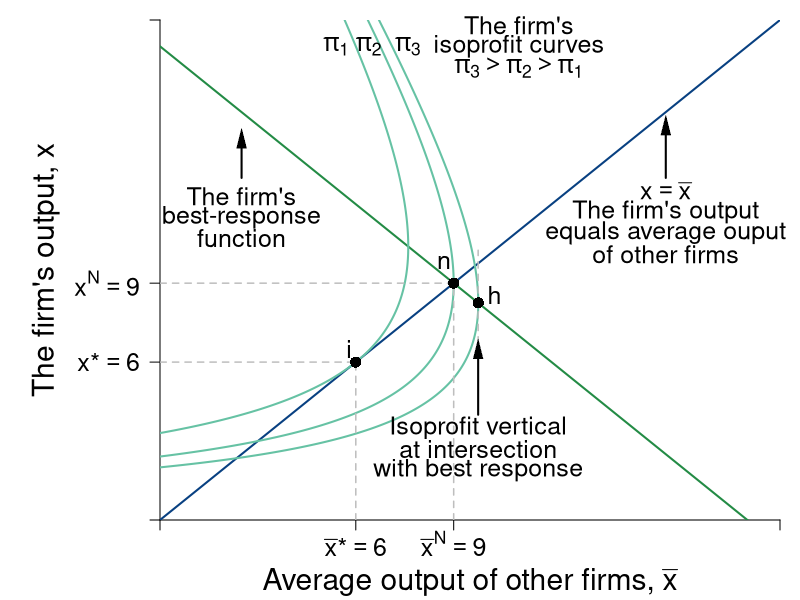

R code for this plot:
require(shape)
pdf(file = "competitionmarkets/competition_average_2.pdf", width = 9, height = 7)

#Set parameters for graphics
axislabelsize <- 1.8
labelsize <- 1.5
namesize <- 1.8
annotatesize <- 1.5
graphlinewidth <- 2
segmentlinewidth <- 1.5

COL <- c("#7fc97f", "#beaed4", "#fdc086", "#ffff99", "#386cb0", "#f0027f", "#bf5b17", "#666666")
COLA <- c("#99d8c9","#66c2a4","#41ae76", "#238b45", "#005824")
COLB <- c("#4eb3d3", "#2b8cbe", "#0868ac","#084081")

par(mar =  c(4, 8, 1, 1))

piA <- function(xbar, x, s = 0.5, pmax = 20, c1 = 2, n = 3) {
  (pmax - s*(n - 1)*xbar)*x - s*(x)^2 - c1*x
}

brfA <- function(xbar, s = 0.5, pmax = 20, c1 = 2, n = 3) {
  (pmax - c1)/(2*s) - ((n - 1)/(2))*xbar
}

Equal45 <- function(xbar, slope = 1){
  slope*xbar
}


xlims <- c(0, 19)
ylims <- c(0, 19)

npts <- 501 
x <- seq(xlims[1], xlims[2], length.out = npts)
y <- seq(ylims[1], ylims[2], length.out = npts) 
a <- c(34, 40.5, 54)
# a <- c(72, 81, 95)


plot(0, 0, xlim = xlims, ylim = ylims, type = "n",
     xlab = expression(paste("")),
     ylab = expression(paste("")), 
     xaxt = "n", 
     yaxt = "n", 
     cex.lab = axislabelsize, 
     bty = "n",
     xaxs = "i", 
     yaxs = "i")


ticksy <- c(0, 6, 9, ylims[2])
ylabels <- c(NA, expression(paste(x,"*") == 6), expression(paste(x^N) == 9), NA)
ticksx <- c(0, 6, 9, xlims[2])
xlabels <- c(NA, expression(paste(bar(x),"*" == 6)), expression(paste(bar(x)^{N} == 9)), NA)


axis(1, at = ticksx, pos = 0, labels = xlabels, cex.axis = labelsize)
# text(4, par("usr")[3] - 0.9, expression(paste(bar(x),"*" == 4.5)), xpd = TRUE, cex = labelsize)
# text(6.5, par("usr")[3] - 0.8, expression(paste(bar(x)^{N} == 6)), xpd = TRUE, cex = labelsize)
axis(2, at = ticksy, pos = 0, labels = ylabels, las = 1, cex.axis = labelsize)


npts <- 500 
xx1 <- seq(xlims[1], xlims[2], length.out = npts)
xx2 <- seq(xlims[1], 8.3, length.out = npts)

lines(xx1, brfA(xx1, s = 0.5, pmax = 20, c1 = 2, n = 3), col = COLA[4], lwd = graphlinewidth)
lines(xx1, Equal45(xx1, slope = 1), col = COLB[4], lwd = graphlinewidth)

contour(x, y,
        outer(x, y, piA),
        drawlabels = FALSE,
        col = COLA[2],
        lwd = graphlinewidth,
        levels = a,
        xaxs = "i",
        yaxs = "i",
        add = TRUE)

mtext(expression(paste("Average output of other firms, ", bar(x))), side = 1, line = 3, cex = axislabelsize)
text(-3.5, 0.5*ylims[2], expression(paste("The firm's output, ", x)), xpd = TRUE, cex = axislabelsize, srt = 90) 

segments(0, 6, 6, 6, lty = 2, col = "gray" , lwd = segmentlinewidth)
segments(6, 0, 6, 6, lty = 2, col = "gray" , lwd = segmentlinewidth)
points(6, 6, pch = 16, col = "black", cex = 1.5)
text(5.8, 6.5, expression(paste("i")), cex = labelsize)
 
segments(9, 0, 9, 9, lty = 2, col = "gray" , lwd = segmentlinewidth)
segments(0, 9, 9, 9, lty = 2, col = "gray" , lwd = segmentlinewidth)
points(9, 9, pch = 16, col = "black", cex = 1.5)
text(8.7, 9.8, expression(paste("n")), cex = labelsize)


text(10.25, brfA(xbar = 9.75) + 0.3, expression(paste("h")), cex = labelsize)
segments(9.75, brfA(xbar = 9.75) - 2, 9.75, brfA(xbar = 9.75) + 2, lty = 2, col = "gray" , lwd = segmentlinewidth)
points(9.75, brfA(xbar = 9.75), pch = 16, col = "black", cex = 1.5)

text(9.75, 3.5, expression(paste("Isoprofit vertical")), cex = labelsize)
text(9.75, 2.7, expression(paste("at intersection")),cex = labelsize)
text(9.75, 1.9, expression(paste("with best response")),cex = labelsize)
Arrows(9.75, 4, 9.75, 6.5, col = "black", lty = 1, lwd = 2, arr.type = "triangle", arr.lwd = 0.5)

Arrows(15.5, 13, 15.5, 15, col = "black", lty = 1, lwd = 2, arr.type = "triangle", arr.lwd = 0.5)
text(15.5, 12.5, expression(paste(x == bar(x))), cex = labelsize)
text(15.5, 11.7, expression(paste("The firm's output")),cex = labelsize, xpd = TRUE)
text(15.5, 10.9, expression(paste("equals average ouput")),cex = labelsize, xpd = TRUE)
text(15.5, 10.1, expression(paste("of other firms")),cex = labelsize, xpd = TRUE)


text(2.5, 13.1 - 0.8, expression(paste("The firm's")),cex = labelsize)
text(2.5, 12.3 - 0.8, expression(paste("best-response")),cex = labelsize)
text(2.5, 11.5 - 0.8, expression(paste("function")),cex = labelsize)
Arrows(2.5, 13, 2.5, 14.5, col = "black", lty = 1, lwd = 2, arr.type = "triangle", arr.lwd = 0.5)


#Label the iso-welfare functions for the HG, Aisha
text(5.4, 18, expression(pi[1]), cex = labelsize)
text(6.4, 18, expression(pi[2]), cex = labelsize)
text(7.6, 18, expression(pi[3]), cex = labelsize)

text(11, 18.8, expression("The firm's"),cex = labelsize, xpd = TRUE)
text(11, 18, expression("isoprofit curves"),cex = labelsize,xpd = TRUE)
text(11, 17.2, expression(paste(pi[3] > pi[2], phantom() > pi[1])),cex = labelsize)

#B's brf
# text(7, 30, expression(paste("A's best response")),cex = labelsize)
# text(7, 29, expression(paste("function")),cex = labelsize)
# Arrows(7, 28.2, 7, 23.5, col = "black", lty = 1, lwd = 2, arr.type = "triangle", arr.lwd = 0.5)


dev.off()
